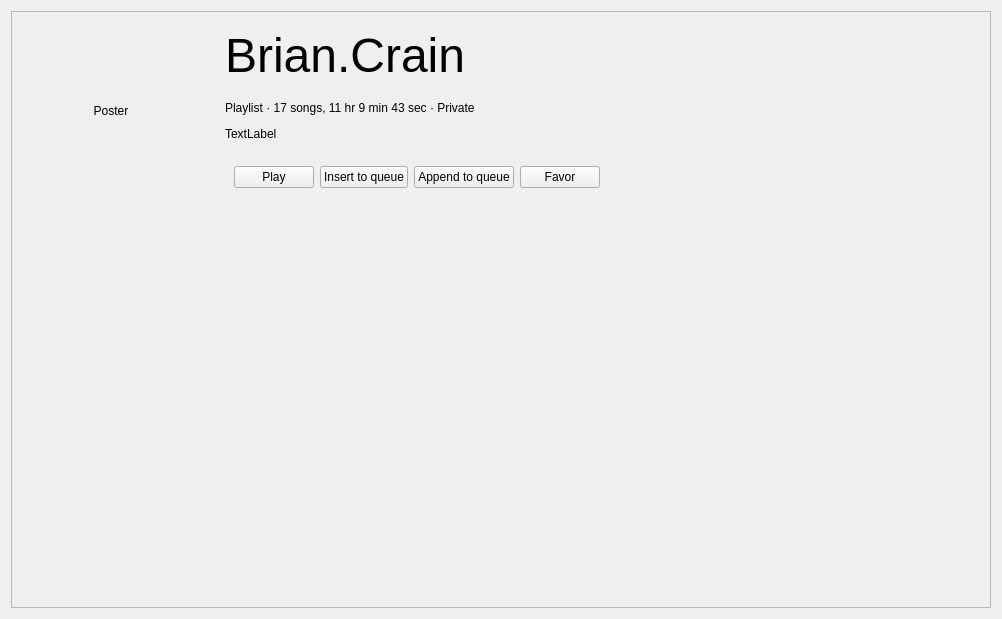
<?xml version="1.0" encoding="UTF-8"?>
<ui version="4.0">
 <class>ArtistInfoPage</class>
 <widget class="QWidget" name="ArtistInfoPage">
  <property name="geometry">
   <rect>
    <x>0</x>
    <y>0</y>
    <width>1002</width>
    <height>619</height>
   </rect>
  </property>
  <property name="font">
   <font>
    <family>.AppleSystemUIFont</family>
   </font>
  </property>
  <property name="windowTitle">
   <string>Form</string>
  </property>
  <layout class="QGridLayout" name="gridLayout">
   <item row="0" column="0">
    <widget class="QScrollArea" name="scrollArea">
     <property name="widgetResizable">
      <bool>true</bool>
     </property>
     <widget class="QWidget" name="scrollAreaWidgetContents">
      <property name="geometry">
       <rect>
        <x>0</x>
        <y>0</y>
        <width>976</width>
        <height>593</height>
       </rect>
      </property>
      <layout class="QGridLayout" name="gridLayout_2" rowstretch="1,0,0,0,0,10">
       <property name="horizontalSpacing">
        <number>24</number>
       </property>
       <property name="verticalSpacing">
        <number>12</number>
       </property>
       <item row="0" column="0" rowspan="4">
        <widget class="QLabel" name="posterLabel">
         <property name="minimumSize">
          <size>
           <width>180</width>
           <height>180</height>
          </size>
         </property>
         <property name="text">
          <string>Poster</string>
         </property>
         <property name="alignment">
          <set>Qt::AlignCenter</set>
         </property>
        </widget>
       </item>
       <item row="0" column="1">
        <widget class="QLabel" name="pageTitleLabel">
         <property name="font">
          <font>
           <pointsize>36</pointsize>
          </font>
         </property>
         <property name="text">
          <string>Brian.Crain</string>
         </property>
        </widget>
       </item>
       <item row="1" column="1">
        <widget class="QLabel" name="pageInfoLabel">
         <property name="text">
          <string>Playlist · 17 songs, 11 hr 9 min 43 sec · Private</string>
         </property>
        </widget>
       </item>
       <item row="2" column="1">
        <widget class="QLabel" name="pageInfo2Label">
         <property name="text">
          <string>TextLabel</string>
         </property>
        </widget>
       </item>
       <item row="4" column="0" colspan="2">
        <widget class="CardListWidget" name="albumCardList" native="true">
         <property name="minimumSize">
          <size>
           <width>0</width>
           <height>268</height>
          </size>
         </property>
        </widget>
       </item>
       <item row="5" column="1">
        <spacer name="verticalSpacer">
         <property name="orientation">
          <enum>Qt::Vertical</enum>
         </property>
         <property name="sizeHint" stdset="0">
          <size>
           <width>20</width>
           <height>98</height>
          </size>
         </property>
        </spacer>
       </item>
       <item row="3" column="1">
        <widget class="QWidget" name="" native="true">
         <property name="minimumSize">
          <size>
           <width>0</width>
           <height>48</height>
          </size>
         </property>
         <layout class="QHBoxLayout" name="horizontalLayout">
          <item>
           <widget class="QPushButton" name="playButton">
            <property name="text">
             <string>Play</string>
            </property>
           </widget>
          </item>
          <item>
           <widget class="QPushButton" name="insertToQueueButton">
            <property name="text">
             <string>Insert to queue</string>
            </property>
           </widget>
          </item>
          <item>
           <widget class="QPushButton" name="appendToQueueEndButton">
            <property name="toolTip">
             <string>Add to the End of Queue</string>
            </property>
            <property name="text">
             <string>Append to queue</string>
            </property>
           </widget>
          </item>
          <item>
           <widget class="QPushButton" name="favorButton">
            <property name="text">
             <string>Favor</string>
            </property>
           </widget>
          </item>
          <item>
           <spacer name="horizontalSpacer">
            <property name="orientation">
             <enum>Qt::Horizontal</enum>
            </property>
            <property name="sizeHint" stdset="0">
             <size>
              <width>40</width>
              <height>20</height>
             </size>
            </property>
           </spacer>
          </item>
         </layout>
        </widget>
       </item>
      </layout>
     </widget>
    </widget>
   </item>
  </layout>
 </widget>
 <customwidgets>
  <customwidget>
   <class>CardListWidget</class>
   <extends>QWidget</extends>
   <header>CardWidget/cardlistwidget.h</header>
   <container>1</container>
  </customwidget>
 </customwidgets>
 <resources/>
 <connections/>
</ui>
